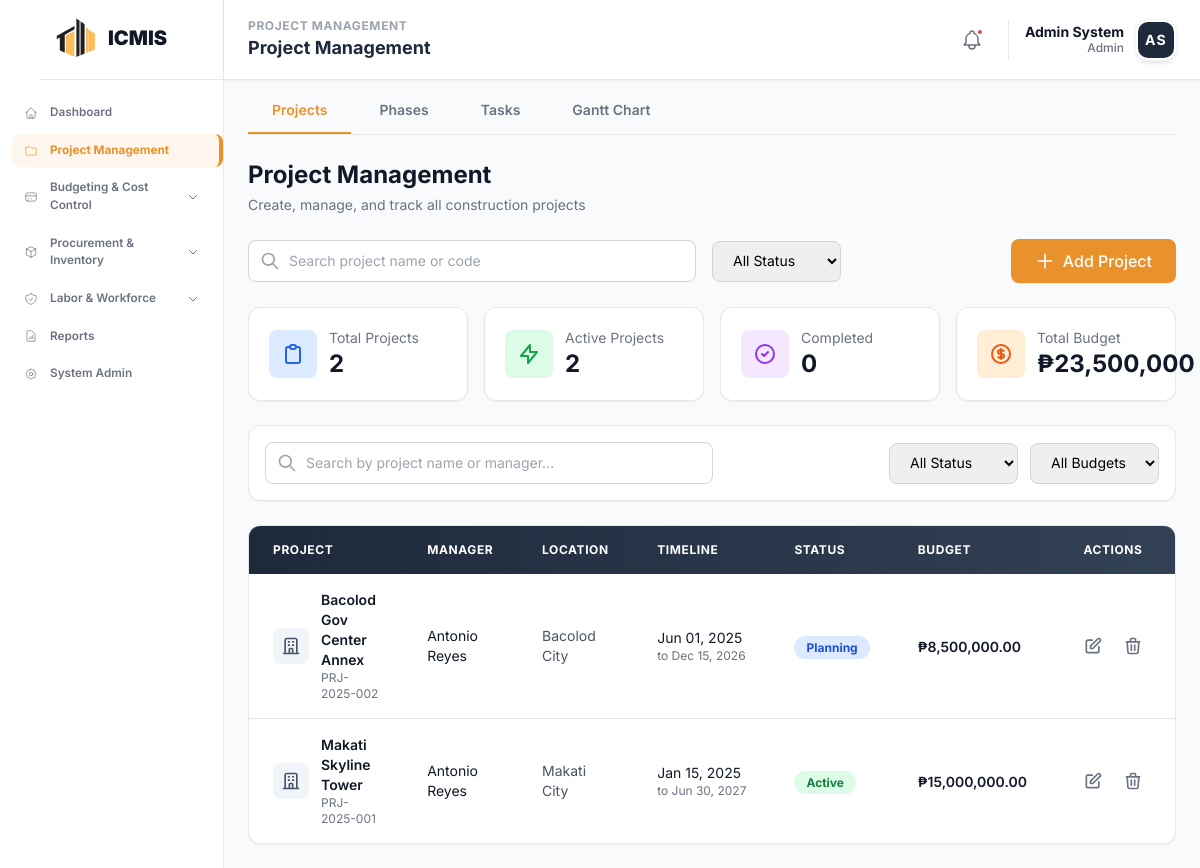
The app's page /modules/project/projects.php (signed in), older data.
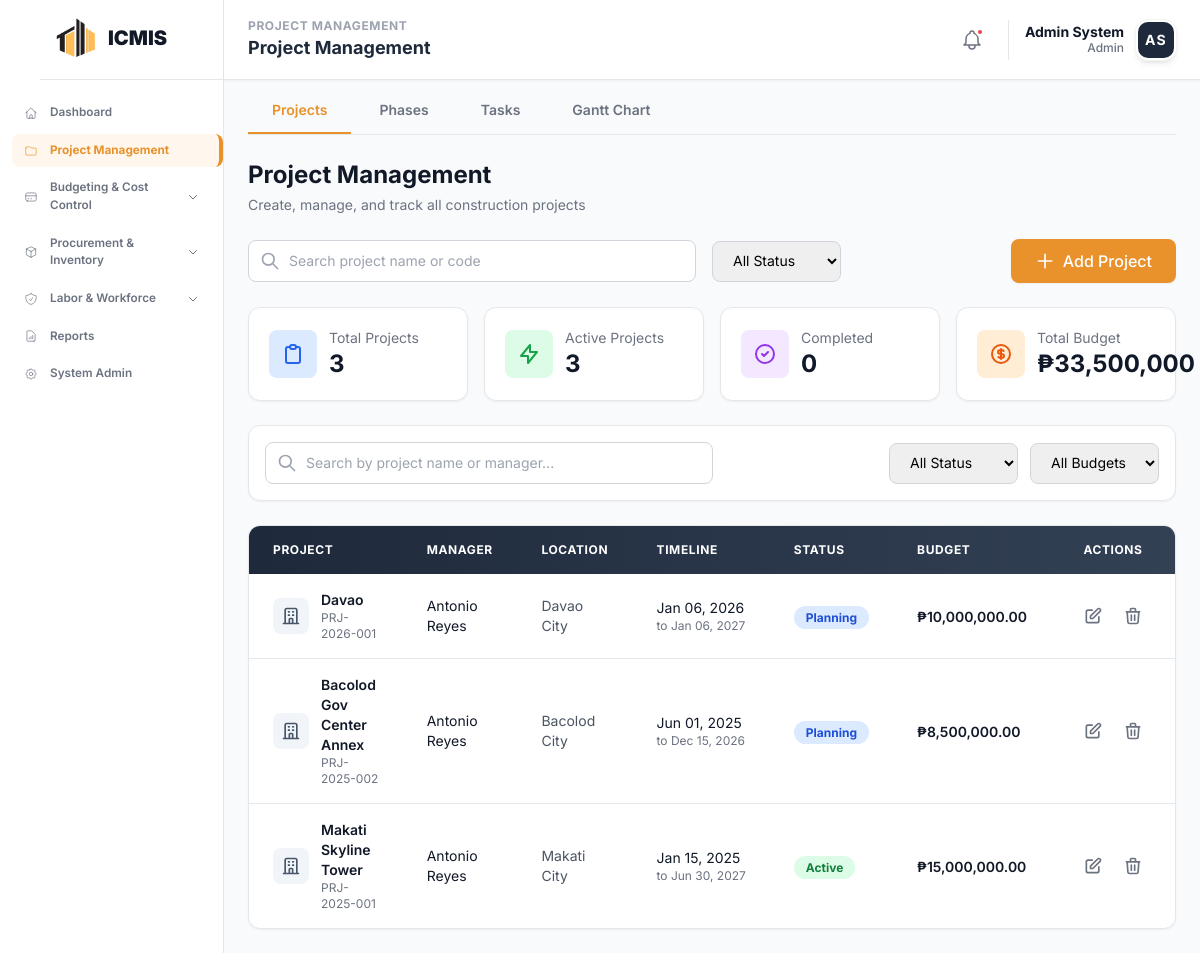
The same page, newer data.
### tables this page shows
CREATE TABLE `icmis_projects` (
  `project_id` int NOT NULL,
  `project_code` varchar(20) NOT NULL,
  `project_name` varchar(255) NOT NULL,
  `description` text,
  `location` varchar(255) DEFAULT NULL,
  `status` enum('Planning','In Progress','Active','On Hold','Completed','Cancelled') DEFAULT 'Planning',
  `start_date` date DEFAULT NULL,
  `end_date` date DEFAULT NULL,
  `completion_rate` decimal(5,2) DEFAULT '0.00',
  `project_manager_id` int DEFAULT NULL,
  `total_budget` decimal(15,2) DEFAULT '0.00'
);

### modules/project/projects.php (the view, shortened to what the rows shown need)
<?php
require_once __DIR__ . '/../../config/database.php';
$sql = "SELECT p.*, CONCAT(e.first_name, ' ', e.last_name) AS manager_name
        FROM icmis_projects p
        LEFT JOIN workforce_employees e ON p.project_manager_id = e.employee_id
        ORDER BY p.start_date DESC";
$result = $conn->query($sql);
$projects = [];
$totalProjects = 0;
$activeCount = 0;
$completedCount = 0;
$totalBudget = 0;
if ($result && $result->num_rows > 0) {
    while ($row = $result->fetch_assoc()) {
        $projects[] = $row;
        $totalProjects++;
        $totalBudget += floatval($row['total_budget'] ?? 0);
        $status = strtolower($row['status'] ?? '');
        if ($status === 'planning' || $status === 'in progress' || $status === 'active') $activeCount++;
    }
}
?>
<!DOCTYPE html>
<html lang="en">
<head>
    <?php include __DIR__ . '/../../includes/head_assets.php'; ?>
</head>
<body class="bg-gray-50">
    <?php
        include __DIR__ . '/../../includes/sidebar.php';
    ?>
    <main class="ml-56 mt-16 p-6">
        <div class="max-w-7xl mx-auto">
        <div class="flex items-center justify-between mb-6">
            <div>
                <h1 class="text-2xl text-gray-900 font-bold">Project Management</h1>
            </div>
        </div>
        <div class="grid grid-cols-1 md:grid-cols-2 lg:grid-cols-4 gap-4 mb-6">
            <div class="bg-white rounded-xl border border-gray-200 shadow-sm p-5">
                <div class="flex items-center gap-3">
                    <div>
                        <h2 class="text-2xl font-bold text-gray-900"><?php echo $totalProjects; ?></h2>
                    </div>
                </div>
            </div>
            <div class="bg-white rounded-xl border border-gray-200 shadow-sm p-5">
                <div class="flex items-center gap-3">
                    <div>
                        <h2 class="text-2xl font-bold text-gray-900"><?php echo $activeCount; ?></h2>
                    </div>
                </div>
            </div>
            <div class="bg-white rounded-xl border border-gray-200 shadow-sm p-5">
                <div class="flex items-center gap-3">
                    <div>
                        <h2 class="text-2xl font-bold text-gray-900"><?php echo $completedCount; ?></h2>
                    </div>
                </div>
            </div>
            <div class="bg-white rounded-xl border border-gray-200 shadow-sm p-5">
                <div class="flex items-center gap-3">
                    <div>
                        <h2 class="text-2xl font-bold text-gray-900">₱<?php echo number_format($totalBudget, 0); ?></h2>
                    </div>
                </div>
            </div>
        </div>
        <?php if (empty($projects)): ?>
        <div class="bg-white rounded-xl border border-gray-200 shadow-sm p-12">
            <div class="max-w-md mx-auto text-center">
                <div class="flex justify-center mb-6">
                    <div class="bg-orange-50 rounded-full p-6">
                        <svg class="w-16 h-16 text-[#e9922c]" fill="none" stroke="currentColor" viewBox="0 0 24 24">
                            <path stroke-linecap="round" stroke-linejoin="round" stroke-width="1.5" d="M19 21V5a2 2 0 00-2-2H7a2 2 0 00-2 2v16m14 0h2m-2 0h-5m-9 0H3m2 0h5M9 7h1m-1 4h1m4-4h1m-1 4h1m-5 10v-5a1 1 0 011-1h2a1 1 0 011 1v5m-4 0h4" />
                        </svg>
                    </div>
                </div>
                <h2 class="text-xl text-gray-900 font-bold mb-3">No Projects Yet</h2>
                <p class="text-gray-500 mb-8 leading-relaxed">
                    Get started by creating your first project. You can manage construction projects,
                    assign managers, and track budgets all in one place.
                </p>
                <button onclick="document.getElementById('addProjectBtn').click()" class="inline-flex items-center gap-2 bg-[#e9922c] text-white px-6 py-3 rounded-lg hover:bg-[#d17f1f] transition-all duration-200 shadow-md hover:shadow-lg font-medium">
                    <svg class="w-5 h-5" fill="none" stroke="currentColor" viewBox="0 0 24 24">
                        <path stroke-linecap="round" stroke-linejoin="round" stroke-width="2" d="M12 4v16m8-8H4" />
                    </svg>
                    Create Your First Project
                </button>
            </div>
        </div>
        <?php else: ?>
        <div class="bg-white rounded-xl border border-gray-200 shadow-sm overflow-hidden">
            <div class="overflow-x-auto">
                <table class="w-full" id="generalTable">
                    <thead>
                        <tr class="bg-gradient-to-r from-slate-800 to-slate-700">
                            <th class="px-6 py-4 text-left text-xs font-bold text-white uppercase tracking-wider">Project</th>
                            <th class="px-6 py-4 text-left text-xs font-bold text-white uppercase tracking-wider">Manager</th>
                            <th class="px-6 py-4 text-left text-xs font-bold text-white uppercase tracking-wider">Location</th>
                            <th class="px-6 py-4 text-left text-xs font-bold text-white uppercase tracking-wider">Timeline</th>
                            <th class="px-6 py-4 text-left text-xs font-bold text-white uppercase tracking-wider">Status</th>
                            <th class="px-6 py-4 text-left text-xs font-bold text-white uppercase tracking-wider">Budget</th>
                            <th class="px-6 py-4 text-center text-xs font-bold text-white uppercase tracking-wider">Actions</th>
                        </tr>
                    </thead>
                    <tbody class="divide-y divide-gray-200" id="projectsTableBody">
                        <?php foreach ($projects as $project): ?>
                        <tr class="hover:bg-gray-50 transition-colors duration-150 project-row"
                            data-status="<?php echo strtolower($project['status'] ?? ''); ?>"
                            data-budget="<?php echo floatval($project['total_budget'] ?? 0); ?>"
                            data-name="<?php echo strtolower($project['project_name'] ?? ''); ?>"
                            data-manager="<?php echo strtolower($project['manager_name'] ?? ''); ?>">
                            <td class="px-6 py-4">
                                <div class="flex items-center gap-3">
                                    <div class="bg-slate-100 rounded-lg p-2">
                                        <svg class="w-5 h-5 text-slate-600" fill="none" stroke="currentColor" viewBox="0 0 24 24">
                                            <path stroke-linecap="round" stroke-linejoin="round" stroke-width="2" d="M19 21V5a2 2 0 00-2-2H7a2 2 0 00-2 2v16m14 0h2m-2 0h-5m-9 0H3m2 0h5M9 7h1m-1 4h1m4-4h1m-1 4h1m-5 10v-5a1 1 0 011-1h2a1 1 0 011 1v5m-4 0h4" />
                                        </svg>
                                    </div>
                                    <div>
                                        <div class="text-sm font-semibold text-gray-900"><?php echo htmlspecialchars($project['project_name']); ?></div>
                                        <div class="text-xs text-gray-500"><?php echo htmlspecialchars($project['project_code'] ?? ''); ?></div>
                                    </div>
                                </div>
                            </td>
                            <td class="px-6 py-4">
                                <div class="text-sm text-gray-900"><?php echo htmlspecialchars($project['manager_name'] ?? '-'); ?></div>
                            </td>
                            <td class="px-6 py-4">
                                <div class="text-sm text-gray-600"><?php echo htmlspecialchars($project['location'] ?? '-'); ?></div>
                            </td>
                            <td class="px-6 py-4 whitespace-nowrap">
                                <div class="text-sm text-gray-900"><?php echo !empty($project['start_date']) ? date('M d, Y', strtotime($project['start_date'])) : '-'; ?></div>
                                <?php if (!empty($project['end_date'])): ?>
                                <div class="text-xs text-gray-500">to <?php echo date('M d, Y', strtotime($project['end_date'])); ?></div>
                                <?php endif; ?>
                            </td>
                            <td class="px-6 py-4 whitespace-nowrap">
                                <?php
                                    $statusClass = match(strtolower($project['status'] ?? '')) {
                                        'planning' => 'bg-blue-100 text-blue-700',
                                        'in progress', 'active' => 'bg-green-100 text-green-700',
                                        'on hold' => 'bg-yellow-100 text-yellow-700',
                                        'completed' => 'bg-purple-100 text-purple-700',
                                        'cancelled' => 'bg-red-100 text-red-700',
                                        default => 'bg-gray-100 text-gray-700'
                                    };
                                ?>
                                <span class="px-3 py-1 text-xs font-bold rounded-full <?php echo $statusClass; ?>">
                                    <?php echo htmlspecialchars($project['status'] ?? 'Unknown'); ?>
                                </span>
                            </td>
                            <td class="px-6 py-4 whitespace-nowrap">
                                <span class="text-sm font-semibold text-gray-900">₱<?php echo number_format($project['total_budget'] ?? 0, 2); ?></span>
                            </td>
                            <td class="px-6 py-4 whitespace-nowrap text-center">
                                <div class="flex items-center justify-center gap-1">
                                    <button class="edit-btn text-gray-500 p-2 rounded-lg hover:text-green-600 hover:bg-green-50 transition-colors duration-200"
                                            data-id="<?php echo $project['project_id']; ?>" title="Edit">
                                        <svg class="w-5 h-5" fill="none" stroke="currentColor" viewBox="0 0 24 24">
                                            <path stroke-linecap="round" stroke-linejoin="round" stroke-width="2" d="M11 5H6a2 2 0 00-2 2v11a2 2 0 002 2h11a2 2 0 002-2v-5m-1.414-9.414a2 2 0 112.828 2.828L11.828 15H9v-2.828l8.586-8.586z" />
                                        </svg>
                                    </button>
                                    <button class="delete-btn text-gray-500 p-2 rounded-lg hover:text-red-600 hover:bg-red-50 transition-colors duration-200"
                                            data-id="<?php echo $project['project_id']; ?>"
                                            data-name="<?php echo htmlspecialchars($project['project_name'], ENT_QUOTES); ?>" title="Delete">
                                        <svg class="w-5 h-5" fill="none" stroke="currentColor" viewBox="0 0 24 24">
                                            <path stroke-linecap="round" stroke-linejoin="round" stroke-width="2" d="M19 7l-.867 12.142A2 2 0 0116.138 21H7.862a2 2 0 01-1.995-1.858L5 7m5 4v6m4-6v6m1-10V4a1 1 0 00-1-1h-4a1 1 0 00-1 1v3M4 7h16" />
                                        </svg>
                                    </button>
                                </div>
                            </td>
                        </tr>
                        <?php endforeach; ?>
                    </tbody>
                </table>
            </div>
        </div>
        <?php endif; ?>
    </main>
</body>
</html>

Row changes from the older to the newer data that the page shows:
added icmis_projects: project_name "Davao", project_code "PRJ-2026-001", manager_name "Antonio Reyes", location "Davao City", start_date "Jan 06, 2026", end_date "Jan 06, 2027", status "Planning", total_budget "10,000,000.00"
Text that changed along with them:
$totalProjects: "2" → "3"
$activeCount: "2" → "3"
$totalBudget: "23,500,000" → "33,500,000"
